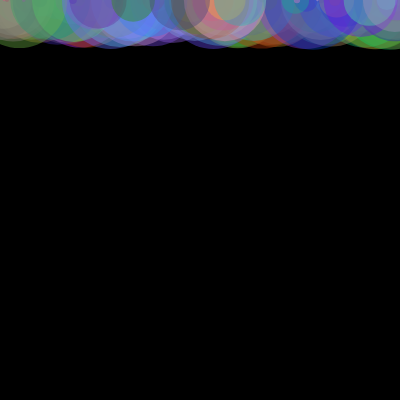
Frame 1 (no input)
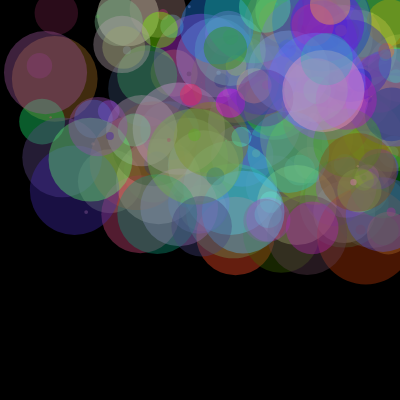
Frame 60 (no input)
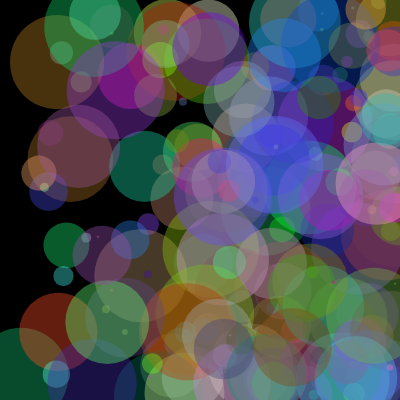
Frame 120 (the mouse pressed at the canvas centre since frame 60)

The p5.js sketch that drew these frames (run headless with seeded random() and noise() and a simulated clock; from frame 60 on, the mouse is pressed at the canvas centre):

// p5.js sketch
// ── sketch.js
/*
What's the same?
They share these same properties:
x
y
size
speed

They all share these same behaviors:
displaying
moving
bouncing
*/

let bouncyBalls = [];
let maxXspeed = 4;
let maxYspeed = 4;
let numberofBalls = 200;
let maxSize = 100;

function setup() {
  createCanvas(400, 400);
  for (let i=0;i<numberofBalls;i++) {
    bouncyBalls[i] = new Ball(random(width),0,random(maxSize),random(maxXspeed),random(maxYspeed));
  }
}

function draw() {
  background(0);
  for (let i=0; i<numberofBalls; i++) {
    moveBall(bouncyBalls[i]);
  }
}

function moveBall(ball) {
  ball.displayBall();
  ball.moveBall();
  ball.bounceBall();
}

class Ball {
  constructor(x,y,size,xspeed,yspeed) {
    this.x = x;
    this.y = y;
    this.size = size;
    this.xspeed = xspeed;
    this.yspeed = yspeed;
    this.colorR = random(255);
    this.colorG = random(255);
    this.colorB = random(255);
  }
  
  displayBall() {
    fill(this.colorR,this.colorG, this.colorB, 100);
    noStroke();
    circle(this.x,this.y,this.size);
  }
  
  moveBall() {
    this.x += this.xspeed;
    this.y += this.yspeed;
  }
  
  bounceBall() {
    if (this.x > width || this.x < 0) {
      this.xspeed *= -1;
    }

    if (this.y > height || this.y < 0) {
      this.yspeed *= -1;
    }
  }
    
}
